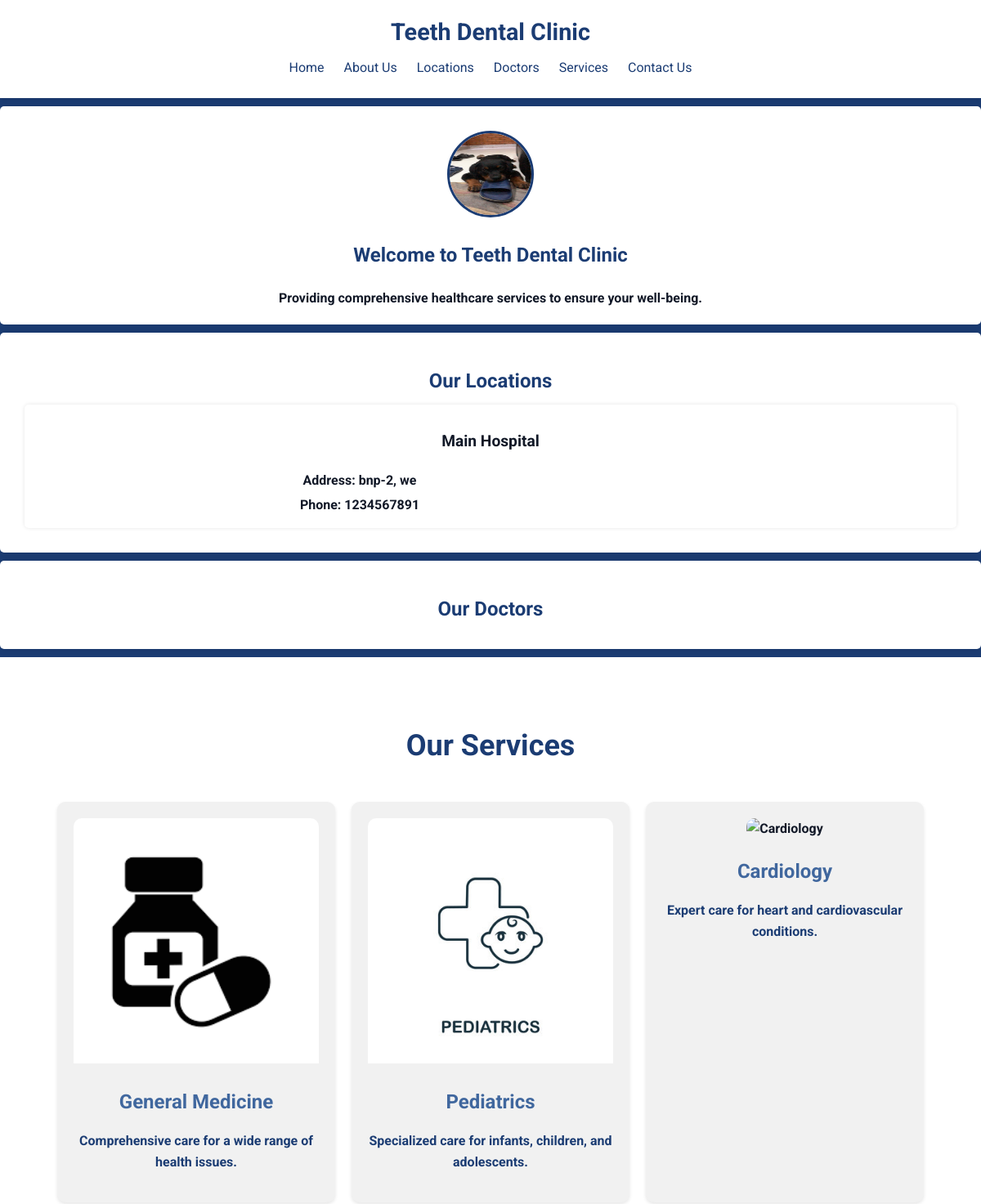
The page /hospage/20 (upper part) on the database as committed earlier.
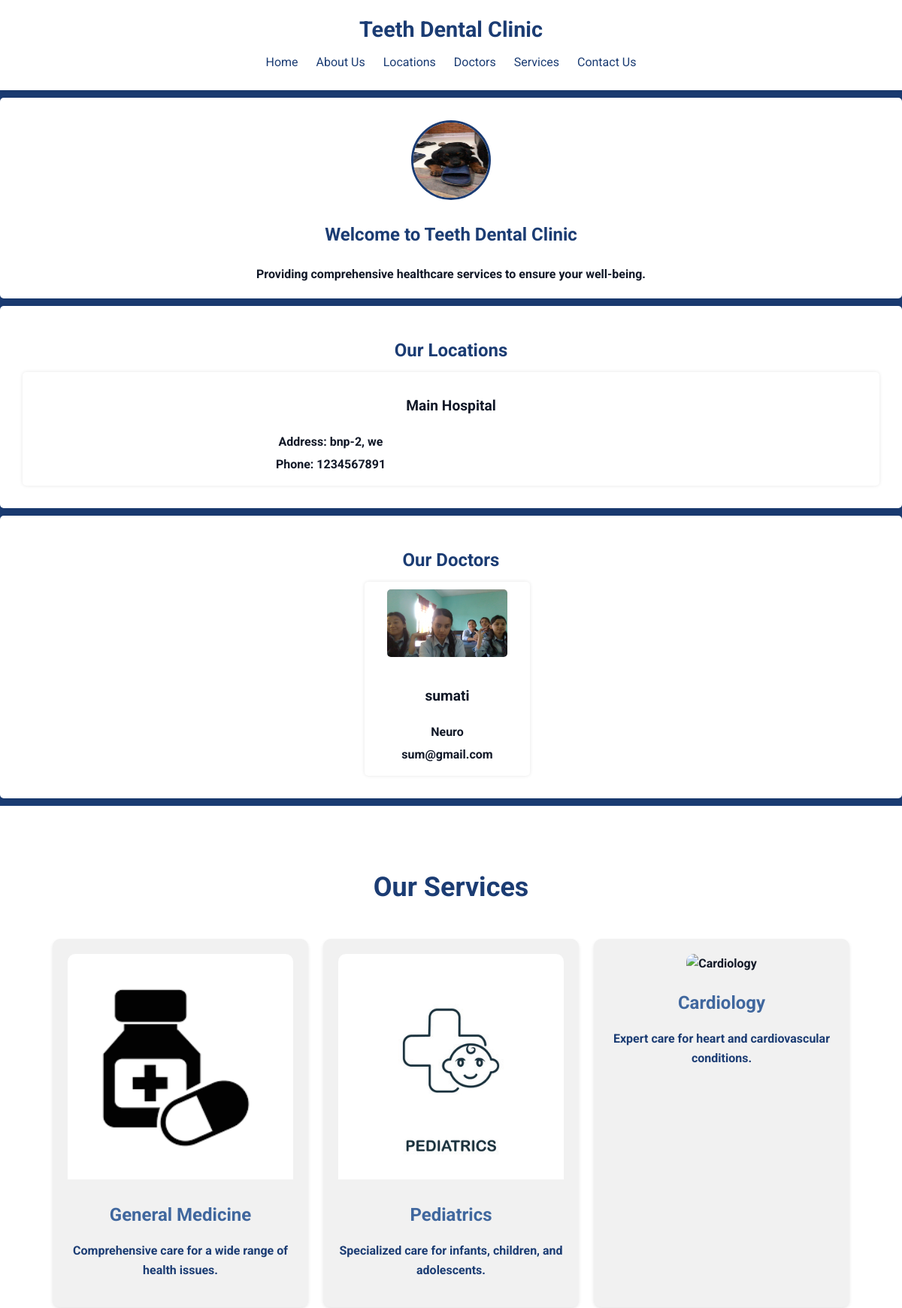
The same page on the database as committed later.
### hospreg/models.py (models this page shows, shortened)
class Hospreg(models.Model):
    id = models.AutoField(primary_key=True)
    hospital_name=models.CharField(max_length=50)
    hospital_type=models.CharField(max_length=50)
    email=models.CharField(max_length=50)
    phone=models.CharField(max_length=50)
    address=models.CharField(max_length=50)
    license=models.CharField(max_length=50)
    city=models.CharField(max_length=50)
    password=models.CharField(max_length=50)
    confirm_password=models.CharField(max_length=50)
    photo = models.ImageField(upload_to='hosp/',null=True,default=None)

### docreg/models.py (models this page shows, shortened)
class Docreg(models.Model):
    id = models.AutoField(primary_key=True)
    fullname=models.CharField(max_length=50)
    gender=models.CharField(max_length=50)
    dob=models.DateField()
    languages=models.CharField(max_length=50)
    nationality=models.CharField(max_length=50)
    contactNumber=models.CharField(max_length=50)
    email=models.EmailField(max_length=50,unique=True)
    medicalDegree=models.CharField(max_length=50)
    licenseNumber=models.CharField(max_length=50)
    specialization=models.CharField(max_length=50)
    experience=models.CharField(max_length=50)
    workplace=models.CharField(max_length=50)
    workAddress=models.CharField(max_length=50)
    workContact=models.CharField(max_length=50)
    workEmail=models.CharField(max_length=50)
    password = models.CharField(max_length=128, null=True, blank=True)
    photo = models.ImageField(upload_to='media/',max_length=250,null=True,default=None)
    monday_start = models.TimeField(null=True, blank=True)
    monday_end = models.TimeField(null=True, blank=True)
    tuesday_start = models.TimeField(null=True, blank=True)
    tuesday_end = models.TimeField(null=True, blank=True)
    wednesday_start = models.TimeField(null=True, blank=True)
    wednesday_end = models.TimeField(null=True, blank=True)
    thursday_start = models.TimeField(null=True, blank=True)
    thursday_end = models.TimeField(null=True, blank=True)
    friday_start = models.TimeField(null=True, blank=True)
    friday_end = models.TimeField(null=True, blank=True)
    saturday_start = models.TimeField(null=True, blank=True)
    saturday_end = models.TimeField(null=True, blank=True)
    sunday_start = models.TimeField(null=True, blank=True)
    sunday_end = models.TimeField(null=True, blank=True)

### mediq/views.py (the view)
# urls.py: path('hospage/<id>',views.hospage,name="hospage"),
def hospage(request, id):
    hosplist = Hospreg.objects.get(id=id)
    doctors = Docreg.objects.filter(workplace=hosplist.hospital_name)  # Filter doctors by workplace
    data = {
        'hosplist': hosplist,
        'doctors': doctors
    }
    return render(request, 'hospage.html', data)

### templates/hospage.html (shortened to what this page needs)
<!DOCTYPE html>
<html lang="en">
<head>
    <link rel="stylesheet" href="/static/hospage.css">
</head>
<body>
    <header>
        <div class="container">
            <h1>{{ hosplist.hospital_name }}</h1>
            <nav>
                <ul>
                    <li><a href="#home">Home</a></li>
                    <li><a href="#about">About Us</a></li>
                    <li><a href="#locations">Locations</a></li>
                    <li><a href="#doctors">Doctors</a></li>
                    <li><a href="#our-services">Services</a></li>
                    <li><a href="#contact">Contact Us</a></li>
                </ul>
            </nav>
        </div>
    </header>
    <main>
        <section id="home" class="section">
            <div class="container">
                <div class="profile-header">
                    <img src="/media/{{hosplist.photo}}" alt="Hospital Profile Picture">
                    <h2>Welcome to {{ hosplist.hospital_name }}</h2>
                </div>
                <p><b>Providing comprehensive healthcare services to ensure your well-being.</b></p>
            </div>
        </section>
        <section id="locations" class="section">
            <div class="container">
                <h2>Our Locations</h2>
                <div class="card">
                    <h3>Main Hospital</h3>
                    <p><b>Address: {{ hosplist.address }}, {{ hosplist.city }}</p>
                    <p><b>Phone: {{ hosplist.phone }}</p>
                </div>
            </div>
        </section>
        <section id="doctors" class="section">
            <div class="container">
                <h2>Our Doctors</h2>
                <div class="doctors-grid">
                    {% for doctor in doctors %}
                    <div class="card doctor-card">
                        <img src="{{ doctor.photo.url }}" alt="{{ doctor.fullname }}">
                        <h3><b>{{ doctor.fullname }}</h3>
                        <p><b>{{ doctor.specialization }}</p>
                        <p><b>{{doctor.email}}
                    </div>
                    {% endfor %}
                </div>
            </div>
        </section>
        <section id="our-services">
            <div class="containers">
                <h2>Our Services</h2>
                <div class="services">
                    <div class="service">
                        <img src="/static/img/medicine.png" alt="General Medicine">
                        <h3>General Medicine</h3>
                        <p>Comprehensive care for a wide range of health issues.</p>
                    </div>
                    <div class="service">
                        <img src="/static/img/pediatric.jpg" alt="Pediatrics">
                        <h3>Pediatrics</h3>
                        <p>Specialized care for infants, children, and adolescents.</p>
                    </div>
                    <div class="service">
                        <img src="/static/img/Cardiology.jpg" alt="Cardiology">
                        <h3>Cardiology</h3>
                        <p>Expert care for heart and cardiovascular conditions.</p>
                    </div>
                </div>
            </div>
        </section>
    </main>
</body>
</html>

### static/hospage.css (style rules this page uses)
:root { --primary-color: #1B3C73; --primary-color-dark: #40679E; --text-dark: #111827; --text-light: #6b7280; --white: #ffffff; }
body { font-family: 'Roboto', sans-serif; line-height: 1.6; margin: 0; padding: 0; background-color: var(--primary-color); color: var(--text-dark); }
header { background: var(--white); color: var(--primary-color); padding: 1rem 0; text-align: center; box-shadow: 0 2px 4px rgba(0, 0, 0, 0.1); }
header h1 { margin: 0; font-size: 1.8rem; }
header nav ul { list-style: none; padding: 0; margin: 0.5rem 0; text-align: center; }
header nav ul li { display: inline; margin: 0 10px; }
header nav ul li a { color: var(--primary-color); text-decoration: none; font-size: 1rem; }
.section { padding: 20px 10px; margin: 10px 0; background: var(--white); border-radius: 5px; box-shadow: 0 0 10px rgba(0,0,0,0.1); }
.section h2 { color: var(--primary-color); font-size: 1.5rem; margin-bottom: 10px; text-align: center; }
.section p, .section ul { text-align: center; max-width: 800px; margin: 0 auto; font-size: 1rem; }
.container { max-width: 1200px; margin: 0 auto; padding: 0 20px; }
.profile-header { text-align: center; margin-bottom: 20px; }
.profile-header img { width: 100px; height: 100px; border-radius: 50%; margin-top: 10px; border: 3px solid var(--primary-color); }
.card { background: var(--white); padding: 10px; margin-bottom: 10px; border-radius: 5px; box-shadow: 0 0 5px rgba(0,0,0,0.1); transition: transform 0.2s; text-align: center; }
.card img { width: 80%; height: auto; border-radius: 5px; margin-bottom: 10px; }
.card h3 { color: var(--text-dark); font-size: 1.2rem; }
.card p { margin: 5px 0; }
.doctors-grid { display: flex; flex-wrap: wrap; gap: 10px; justify-content: center; }
.doctor-card { width: 200px; padding: 10px; }
#our-services { background-color: #ffffff; padding: 50px 0; text-align: center; }
.containers { max-width: 1200px; margin: 0 auto; padding: 0 15px; }
h2 { font-size: 36px; color: var(--primary-color); margin-bottom: 40px; }
.services { display: flex; flex-wrap: wrap; justify-content: center; gap: 20px; }
.service { background-color: #f1f1f1; border-radius: 10px; box-shadow: 0 2px 4px rgba(0, 0, 0, 0.1); width: 300px; padding: 20px; text-align: center; transition: transform 0.3s; }
.service img { width: 100%; border-radius: 10px 10px 0 0; }
.service h3 { font-size: 24px; color: var(--primary-color-dark); margin: 20px 0 10px; }
.service p { font-size: 16px; color: var(--primary-color); }

Rows that differ between the two databases and show on the page:
added Docreg: photo (picture), fullname "sumati", specialization "Neuro", email "sum@gmail.com"
